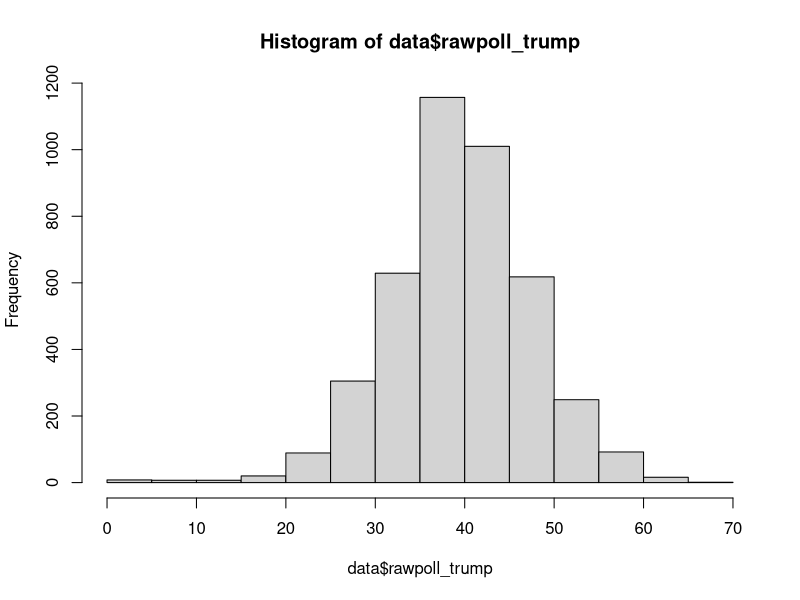
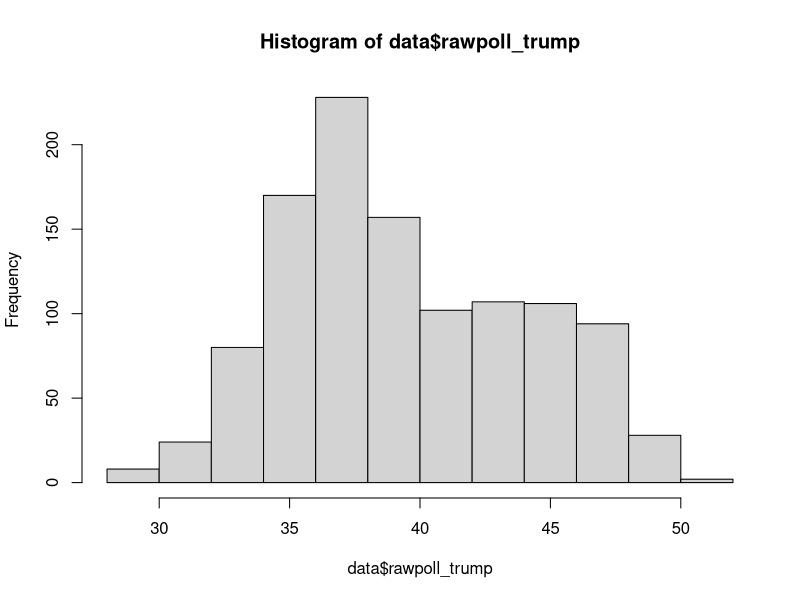
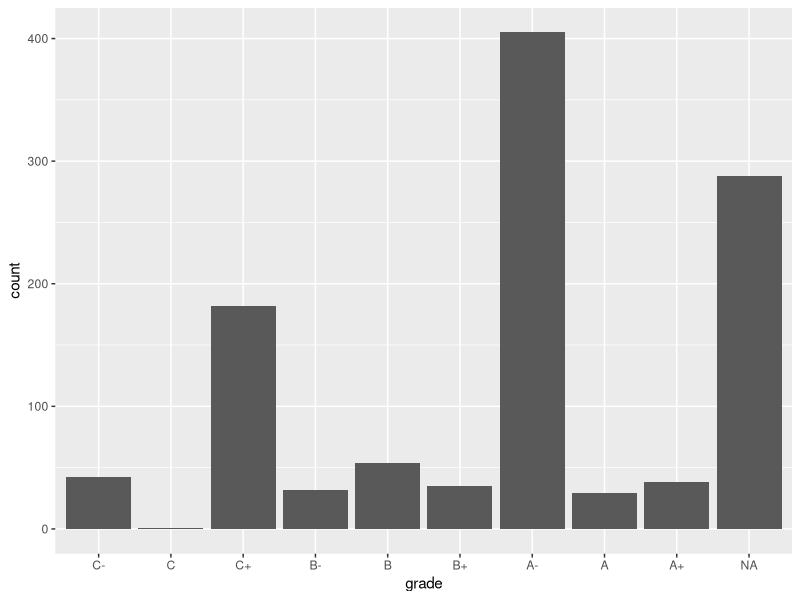
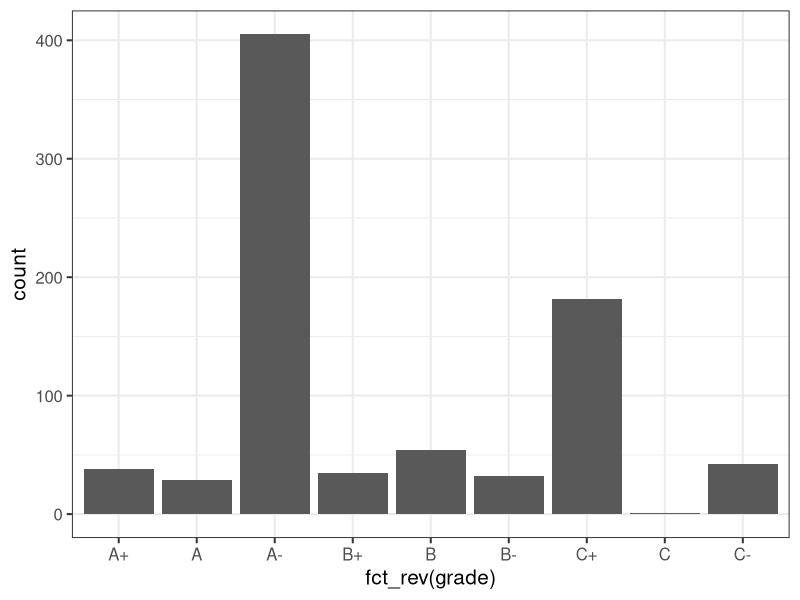
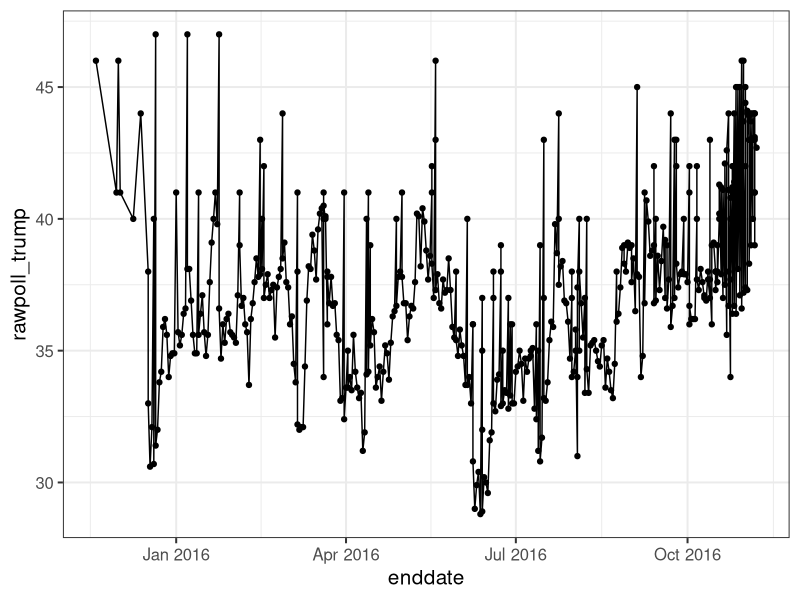
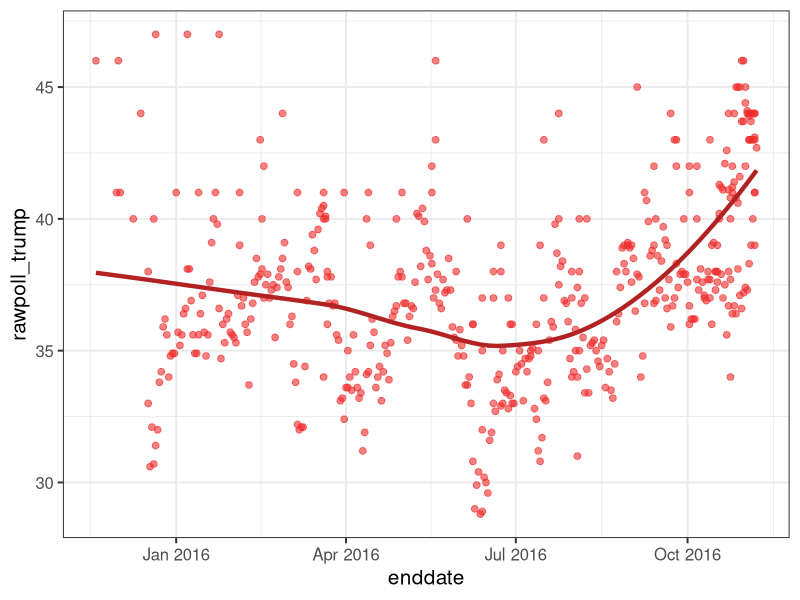
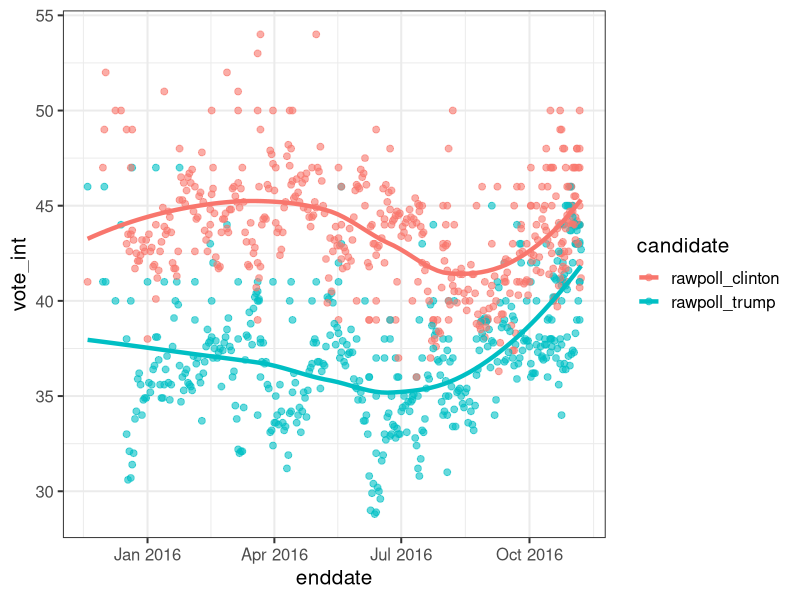
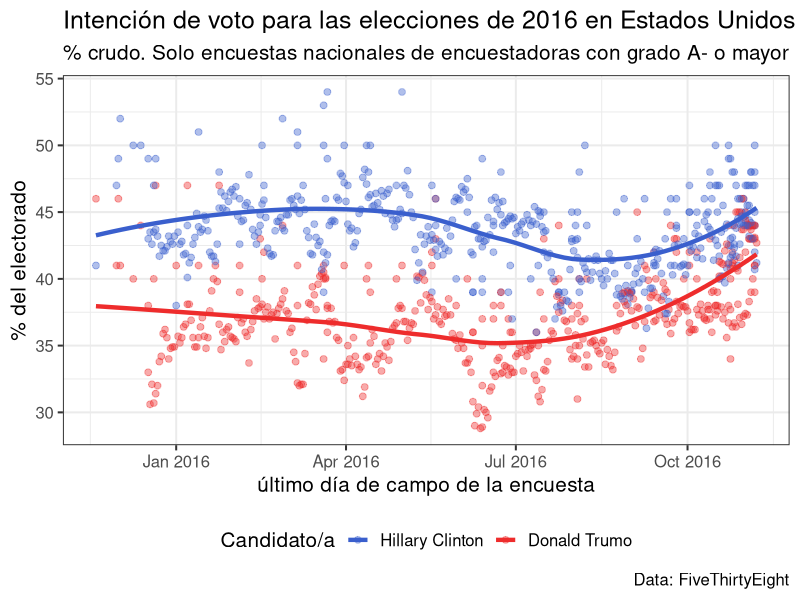

R code for these plots, in order:

## ***************************************************************************
##   Día 4: Visualización de datos y estadística inferencial
##   Solución de ejercicios             
##   Escuela de Invierno en Métodos    
##   Martín Opertti - 2022             
## ***************************************************************************

library(tidyverse)

## Data de encuestas de las elecciones 2016 en EEUU del paquete dslabs, 
# de FiveThirtyEight. Pueden consultar la documentación aquí: 
# https://www.rdocumentation.org/packages/dslabs/versions/0.7.3/topics/polls_us_election_2016

library(dslabs)
data <- polls_us_election_2016

# Explorar data
glimpse(data)


## 1. Exploremos los datos: crea un histograma rápido para ver la distribución 
# de la intención de voto de Donald Trump rawpoll_trump
hist(data$rawpoll_trump)


## 2. En el histograma anterior vemos que hay mucha variación. Filtremos la 
# data para analizar solamente las encuestas nacionales ("U.S." en variable 
# state) y volvamos a tirar el histograma
data <- data %>% 
  filter(state == "U.S.")
hist(data$rawpoll_trump)


## De ahora en más usaremos solamente las encuestas nacionales

## 3. La variable grade indica la calidad de cada encuestadora según 538
## Crea un gráfico de barras con la cantidad de encuestas por grade
# Ver: (https://projects.fivethirtyeight.com/pollster-ratings/)
ggplot(data = data, aes(x = grade)) +
  geom_bar()


## 4. Ahora por claridad eliminemos las encuestas que no tienen calificación y 
# revertamos el orden de la variable grade (fct_rev() puede servirte)
data <- data %>% 
  drop_na(grade)

theme_set(theme_bw(base_size = 15)) # Fijamos el tema

ggplot(data = data, aes(x = fct_rev(grade))) +
  geom_bar()

## 4b. Filtremos una vez más, está ves para quedarnos con las encuestas con 
# grado A- o más
grades_aceptables <- c("A+", "A", "A-")
data <- data %>% 
  filter(grade %in% grades_aceptables)


## 5. Ahora veamos la evolución de la intención de voto a Trump a lo largo del 
# tiempo. Crea el gráfico que consideres apropiado para ello, usando ggplot2. 
# Utiliza el dataframe filtrado en  el paso anterior. Usa la fecha del último
# día de la encuesta (enddate)

ggplot(data, aes(x = enddate, y = rawpoll_trump)) +
  geom_point() +
  geom_line() 

# Hay mucha variación, probemos con geom_smooth() para ver una tendencia suavizada
ggplot(data, aes(x = enddate, y = rawpoll_trump)) +
  geom_point(size = 2, alpha = .6, color = "firebrick2") +
  geom_smooth(se = FALSE, color = "firebrick", size = 1.5)


## 6. Agregemos los datos de intención de voto para Clinton. 
# Cuidado! la data no está en formato tidy para realizar esto, pivot_longe() puede servirte
data_long <- data %>% 
  select(enddate, grade, samplesize, rawpoll_trump, rawpoll_clinton) %>% 
  pivot_longer(cols = c("rawpoll_trump", "rawpoll_clinton"),
               names_to = "candidate",
               values_to = "vote_int") 

ggplot(data_long, aes(x = enddate, y = vote_int, color = candidate)) +
  geom_point(size = 2, alpha = .6) +
  geom_smooth(se = FALSE, size = 1.5)


## No, no fue un buen año para las encuestadoras...

## 7. Supongamos que queremos incluir este gráfico en una publicación. Elijamos 
# colores  representativos (asociados con los partidos de los candidatos), 
# definamos titulos y fuente. 
ggplot(data_long, aes(x = enddate, y = vote_int, color = candidate)) +
  geom_point(size = 2, alpha = .4) +
  geom_smooth(se = FALSE, size = 1.5) +
  scale_color_manual(name = "Candidato/a",
                     values = c("rawpoll_clinton" = "royalblue3", 
                                "rawpoll_trump" = "firebrick2"),
                     labels = c("rawpoll_clinton" = "Hillary Clinton", 
                                "rawpoll_trump" = "Donald Trumo")) +
  theme(legend.position = "bottom") +
  labs(title = "Intención de voto para las elecciones de 2016 en Estados Unidos",
       subtitle = "% crudo. Solo encuestas nacionales de encuestadoras con grado A- o mayor",
       caption = "Data: FiveThirtyEight",
       x = "último día de campo de la encuesta",
       y = "% del electorado")

# Con el argument labels dentro de scale_color_manual también puedo cambiar las 
# etiquetas o podría directamente recodificar los valores de "candidate" en el
# dataframe

## 8. Agregemos a nuestro gráfico un último elemento: el tamaño muestral
ggplot(data_long, aes(x = enddate, y = vote_int, color = candidate)) +
  geom_point(aes(size = samplesize), alpha = .4) +
  geom_smooth(se = FALSE, size = 1.5) +
  scale_color_manual(name = "Candidato/a",
                     values = c("rawpoll_clinton" = "royalblue3", 
                                "rawpoll_trump" = "firebrick2"),
                     labels = c("rawpoll_clinton" = "Hillary Clinton", 
                                "rawpoll_trump" = "Donald Trumo")) +
  theme(legend.position = "bottom") +
  labs(title = "Intención de voto para las elecciones de 2016 en Estados Unidos",
       subtitle = "% crudo. Solo encuestas nacionales de encuestadoras con grado A- o mayor",
       caption = "Data: FiveThirtyEight",
       x = "último día de campo de la encuesta",
       y = "% del electorado") +
  scale_size_continuous(name = "Tamaño muestral")

## 9. Parecería que en el último mes la diferencia entre los candidatos era menor
# Filtremos las  encuestas  desde 1 de octubre de 2016 y creamos un boxplot para
# ver las diferencias  en la intención de voto a ambos candidatos
range(data_long$enddate)

data_oct <- data_long %>% 
  filter(enddate >= "2016-10-01")

range(data_oct$enddate)

ggplot(data_oct, aes(x = candidate, y = vote_int)) +
  geom_boxplot(aes(fill = candidate), outlier.shape = NA, lwd=1, alpha=0.4) +
  geom_jitter(aes(color = candidate), size = 4, alpha = 0.75) +
  scale_color_manual(name = "Candidato/a",
                     values = c("rawpoll_clinton" = "royalblue3", 
                                "rawpoll_trump" = "firebrick2"),
                     labels = c("rawpoll_clinton" = "Hillary Clinton", 
                                "rawpoll_trump" = "Donald Trumo")) +
  scale_fill_manual(name = "Candidato/a",
                     values = c("rawpoll_clinton" = "royalblue3", 
                                "rawpoll_trump" = "firebrick2"),
                     labels = c("rawpoll_clinton" = "Hillary Clinton", 
                                "rawpoll_trump" = "Donald Trumo")) +
  theme(legend.position = "bottom") +
  labs(title = "Diferencias en la intención de voto a Trump y Clinton en mes previo a la elección 2016",
       caption = "Data: FiveThirtyEight",
       x = "", 
       y = "") +
  scale_x_discrete(labels=c("Hillary Clinton", "Donald Trump")) # Cambio etiqueta de valores del eje x
  
